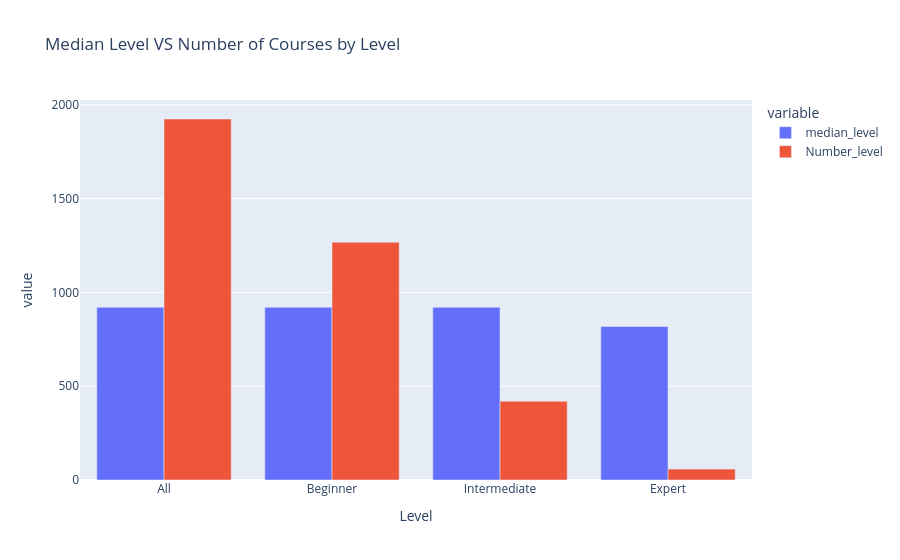

Write notebook code for a chart like this one.
### Code cell
px.bar(bar_chart2, 
       barmode = 'group',
       title = 'Median Level VS Number of Courses by Level'
      )

### Figure 1 — Plotly figure (JSON) as saved in the notebook; plotly's stock layout.template omitted (floating-point values rounded to 4 significant figures)
{"data": [{"alignmentgroup": "True", "hovertemplate": "variable=median_level<br>Level=%{x}<br>value=%{y}<extra></extra>", "legendgroup": "median_level", "marker": {"color": "#636efa", "pattern": {"shape": ""}}, "name": "median_level", "offsetgroup": "median_level", "orientation": "v", "showlegend": true, "textposition": "auto", "type": "bar", "x": ["All", "Beginner", "Intermediate", "Expert"], "xaxis": "x", "y": [921.0, 921.0, 921.0, 818.5], "yaxis": "y"}, {"alignmentgroup": "True", "hovertemplate": "variable=Number_level<br>Level=%{x}<br>value=%{y}<extra></extra>", "legendgroup": "Number_level", "marker": {"color": "#EF553B", "pattern": {"shape": ""}}, "name": "Number_level", "offsetgroup": "Number_level", "orientation": "v", "showlegend": true, "textposition": "auto", "type": "bar", "x": ["All", "Beginner", "Intermediate", "Expert"], "xaxis": "x", "y": [1925.0, 1268.0, 420.0, 58.0], "yaxis": "y"}], "layout": {"barmode": "group", "legend": {"title": {"text": "variable"}, "tracegroupgap": 0}, "title": {"text": "Median Level VS Number of Courses by Level"}, "xaxis": {"anchor": "y", "domain": [0, 1], "title": {"text": "Level"}}, "yaxis": {"anchor": "x", "domain": [0, 1], "title": {"text": "value"}}}}
